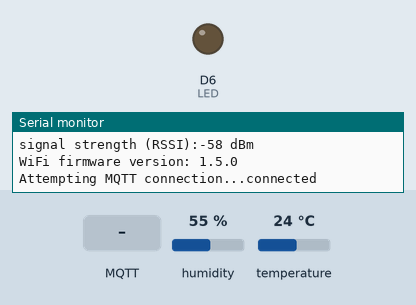
Recording of a sketch running on a simulated Arduino MKR. Shown: output pins drawn as LEDs (lit = HIGH), the last lines printed to the serial monitor. Inputs (shaded band) come from the test bench; at power-on: humidity 55 %, temperature 24 °C (analog values on the 0–1023 scale). WiFi joins after 1.5 s; servers stay silent unless stated; no MQTT or app messages arrive unless stated.

Above: at 12.7 s.
12.8 s: MQTT message "5" arrives on the first subscribed topic
At 14.0 s:
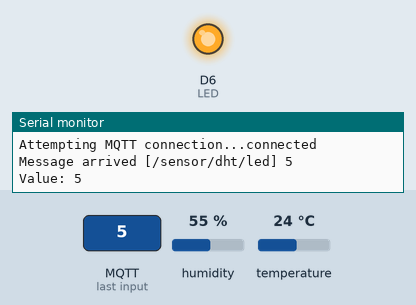
14.3 s: MQTT message "0" arrives on the first subscribed topic
At 15.4 s:
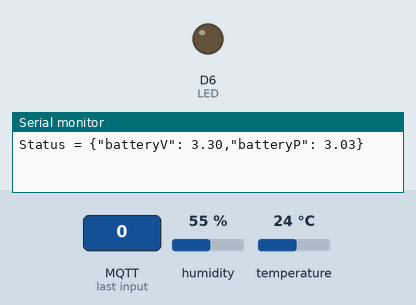
16.5 s: MQTT message "90" arrives on the first subscribed topic
At 17.0 s:
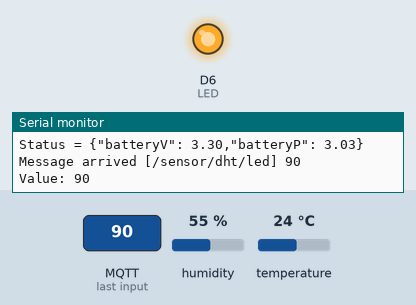
Timing chart, 0 to 19.5 s (numbered marks = the images above; inputs shaded):
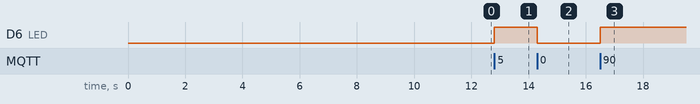

Measured:
- after the input at 12.8 s, D6 (LED): LOW → HIGH at once
- after the input at 14.3 s, D6 (LED): HIGH → LOW at once
- after the input at 16.5 s, D6 (LED): LOW → HIGH at once

The sketch:

feather-m0-wifi-dht.ino
```cpp
// (licence header left out)
#include <SPI.h>
#include <WiFi101.h>
#include <PubSubClient.h>
#include <DHT.h>

#define VBATPIN A7
#define LED  6
#define DHTPIN  9
#define DHTTYPE DHT11

DHT dht(DHTPIN, DHTTYPE);

// WiFi connection
const char WIFI_SSID[] = "your_ssid";     // your network SSID (name)
const char WIFI_PASS[] = "your_password"; // your network password (use for WPA, or use as key for WEP)
byte mac[6];
int status = WL_IDLE_STATUS;

// MQTT connection
#define MQTT_BROKER   "01.mqtt.services.unitycloudware.net"
#define MQTT_PORT     1883
#define MQTT_USERNAME "admin"
#define MQTT_PASSWORD "admin"

// MQTT topics
#define TOPIC_SENSOR_DHT_DATA   "/sensor/dht/data"
#define TOPIC_SENSOR_DHT_STATUS "/sensor/dht/status"
#define TOPIC_SENSOR_DHT_LED    "/sensor/dht/led"

WiFiClient httpClient;
PubSubClient mqttClient(httpClient);

unsigned long lastConnectionTime = 0;               // last time you connected to the server, in milliseconds
const unsigned long postingInterval = 15L * 1000L;  // delay between updates, in milliseconds

void setup() {
  setupSerialPorts();
  setupWifi();

  // set server
  mqttClient.setServer(MQTT_BROKER, MQTT_PORT);

  // callback
  mqttClient.setCallback(callback);

  // initialise DHT
  dht.begin();

  pinMode(LED, OUTPUT);

  /*
   * Feather M0 Analog Input Resolution
   * https://forums.adafruit.com/viewtopic.php?f=57&t=103719&p=519042
   */
  analogReadResolution(12);
}

void setupSerialPorts() {
  //Initialize serial and wait for port to open:
  Serial.begin(9600);

  //while (!Serial) {
  //  ; // wait for serial port to connect. Needed for native USB port only
  //}
}

void setupWifi() {
  /*
   * Adafruit Feather M0 WiFi with ATWINC1500
   * https://learn.adafruit.com/adafruit-feather-m0-wifi-atwinc1500/downloads?view=all
   */

  WiFi.setPins(8, 7, 4, 2); // Configure pins for Adafruit ATWINC1500 Feather

  // Check for the presence of the shield:
  if (WiFi.status() == WL_NO_SHIELD) {
    Serial.println("WiFi shield not present");
    // don't continue:
    while (true);
  }

  // Attempt to connect to Wifi network:
  while (status != WL_CONNECTED) {
    Serial.print("Attempting to connect to SSID: ");
    Serial.println(WIFI_SSID);

    // Connect to WPA/WPA2 network. Change this line if using open or WEP network:
    status = WiFi.begin(WIFI_SSID, WIFI_PASS);

    // Wait 10 seconds for connection:
    delay(10000);
  }

  Serial.println("Connected to WiFi!");

  printWifiStatus();
}

void printWifiStatus() {
  Serial.println();

  // print the SSID of the network you're attached to:
  Serial.print("SSID: ");
  Serial.println(WiFi.SSID());

  // print your WiFi shield's IP address:
  IPAddress ip = WiFi.localIP();
  Serial.print("IP Address: ");
  Serial.println(ip);

  WiFi.macAddress(mac);
  Serial.print("MAC Address: ");
  Serial.print(mac[5],HEX);
  Serial.print(":");
  Serial.print(mac[4],HEX);
  Serial.print(":");
  Serial.print(mac[3],HEX);
  Serial.print(":");
  Serial.print(mac[2],HEX);
  Serial.print(":");
  Serial.print(mac[1],HEX);
  Serial.print(":");
  Serial.println(mac[0],HEX);

  // print the received signal strength:
  long rssi = WiFi.RSSI();
  Serial.print("signal strength (RSSI):");
  Serial.print(rssi);
  Serial.println(" dBm");

  Serial.print("WiFi firmware version: ");
  Serial.println(WiFi.firmwareVersion());

  Serial.println();
}

void loop() {
  if (!mqttClient.connected()) {
    reconnect();

  } else {
    mqttClient.loop();
  }

  collectData();
}

void reconnect() {
  // Loop until we're reconnected
  while (!mqttClient.connected()) {
    Serial.print("Attempting MQTT connection...");

    String clientId = "DHTSensor-";
    clientId += getMacAddress(mac);

    if (mqttClient.connect(clientId.c_str(), MQTT_USERNAME, MQTT_PASSWORD)) {
      Serial.println("connected");
      mqttClient.subscribe(TOPIC_SENSOR_DHT_LED);

    } else {
      Serial.print("failed, rc=");
      Serial.print(mqttClient.state());
      Serial.println(" try again in 5 seconds");
      // Wait 5 seconds before retrying
      delay(5000);
    }
  }
}

String getMacAddress(byte mac[]) {
  String s;

  for (int i = 5; i >=0; i--) {
    char buf[3];
    sprintf(buf, "%2X", mac[i]);
    s += buf;
  }

  return s;
}

void collectData() {
  if ((millis() - lastConnectionTime) > postingInterval) {
    String data = "";
    String deviceStatus = "";

    Serial.print("Data = ");
    data = readData();
    Serial.print(data);
    Serial.println("");

    if (data.length() > 0) {
      sendData(TOPIC_SENSOR_DHT_DATA, data);
    }

    Serial.print("Status = ");
    deviceStatus = readStatus();
    Serial.print(deviceStatus);
    Serial.println("");

    if (deviceStatus.length() > 0) {
      sendData(TOPIC_SENSOR_DHT_STATUS, deviceStatus);
    }
  }
}

String readData() {
  String data = "";

  // Read humidity
  float h = dht.readHumidity();
  // Read temperature as Celsius (the default)
  float t = dht.readTemperature();
  // Read temperature as Fahrenheit (isFahrenheit = true)
  float f = dht.readTemperature(true);

  // Check if any reads failed and exit early (to try again).
  if (isnan(h) || isnan(t) || isnan(f)) {
    Serial.println(F("Failed to read from DHT sensor!"));
    return data;
  }

  // Compute heat index in Fahrenheit (the default)
  float hif = dht.computeHeatIndex(f, h);
  // Compute heat index in Celsius (isFahreheit = false)
  float hic = dht.computeHeatIndex(t, h, false);

  data = "{\"humidity\": %humidity,\"temperature\": %temperatureC,\"temperatureF\": %temperatureF,\"heat_index\": %heat_indexC,\"heat_indexF\": %heat_indexF}";
  data.replace("%humidity", String(h));
  data.replace("%temperatureC", String(t));
  data.replace("%temperatureF", String(f));
  data.replace("%heat_indexC", String(hic));
  data.replace("%heat_indexF", String(hif));

  return data;
}

String readStatus() {
  String data = "";

  float measuredvbat = analogRead(VBATPIN);
  measuredvbat *= 2;    // we divided by 2, so multiply back
  measuredvbat *= 3.30; // Multiply by 3.3V, our reference voltage
  measuredvbat /= 4096; // convert to voltage

  float batteryV = measuredvbat;
  float batteryPcnt = ((batteryV - 3.20) / 3.30) * 100;

  data = "{\"batteryV\": %batteryV,\"batteryP\": %batteryP}";
  data.replace("%batteryV", String(batteryV));
  data.replace("%batteryP", String(batteryPcnt));

  return data;
}

void sendData(String topic, String payload) {
  if (payload.length() < 1) {
    Serial.println("No data to send!");
    return;
  }

  mqttClient.publish(topic.c_str(), payload.c_str());

  // Note the time that the connection was made
  lastConnectionTime = millis();
}

void callback(char* topic, byte* payload, unsigned int length) {
  Serial.print("Message arrived [");
  Serial.print(topic);
  Serial.print("] ");

  for (int i = 0; i < length; i++) {
    Serial.print((char) payload[i]);
  }

  Serial.println();

  if (strcmp(topic, TOPIC_SENSOR_DHT_LED) == 0) {
    int value = atoi((char*) payload);
    Serial.print("Value: ");
    Serial.println(value);

    if (value > 0) {
      digitalWrite(LED, HIGH);

    } else {
      digitalWrite(LED, LOW);
    }
  }
}
```
